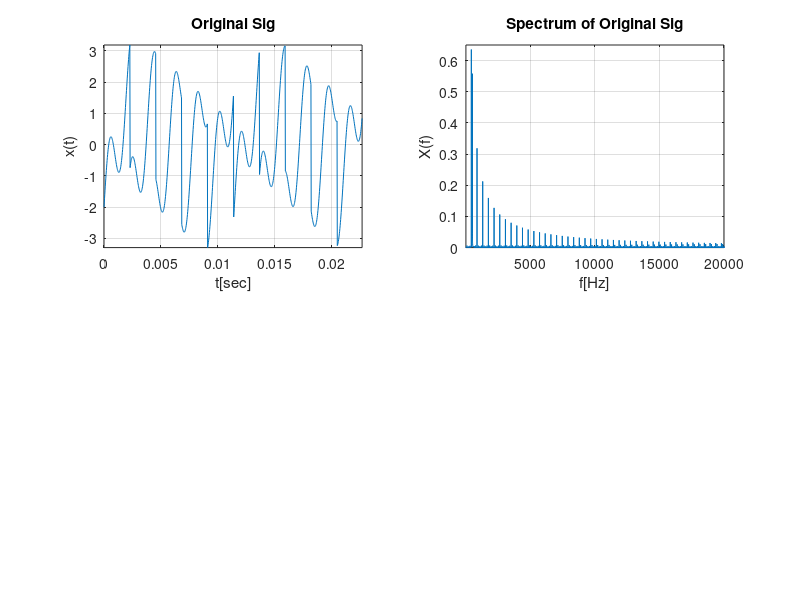

MATLAB code for this plot: (Note: this script raises an error after producing the figure.)
fs = 44100;
T = 1;
N = fs*T;
fc = 1000;
f0 = 440; f1 = 523.3;
t = (0:N-1)*(1/fs);
A0 = 2; A1 = 1.3;
fgrid = fs*(0:N-1)/N;
xt = A0*sawtooth(2*pi*f0.*t) + A1*sin(2*pi*f1.*t);
Xf = (1/N)*fft(xt);
figure(1); subplot(221); plot(t(1:1000),xt(1:1000)); grid on; axis tight; 
title("Original Sig"); ylabel("x(t)"); xlabel("t[sec]");
subplot(222); plot(fgrid,abs(Xf)); grid on; axis([20,20000,0,0.65]);
title("Spectrum of Original Sig"); ylabel("X(f)"); xlabel("f[Hz]");

[b,a] = AuxiliaryCoeffsLP(fc,fs,N);
yt = filter(b,a,xt);
Yf = (1/N)*fft(yt);

subplot(224); plot(fgrid,abs(Yf)); grid on; axis([20,20000,0,0.65]);
title("Spectrum of Filtered Sig"); ylabel("Y(f)"); xlabel("f[Hz]");
subplot(223); plot(t(1:1000),yt(1:1000)); grid on; axis tight; %axis([20,20000,0,1]);
title("Filtered Sig"); ylabel("x(t)"); xlabel("t[sec]");
sound(xt,fs); pause(T*1.5); sound(yt,fs);

%[H_, wo] = freqz(b,a,N);
%subplot(313); plot(wo*fs/(2*pi), 20*log(abs(H_))); grid on; axis([20,2000, -10,0]);